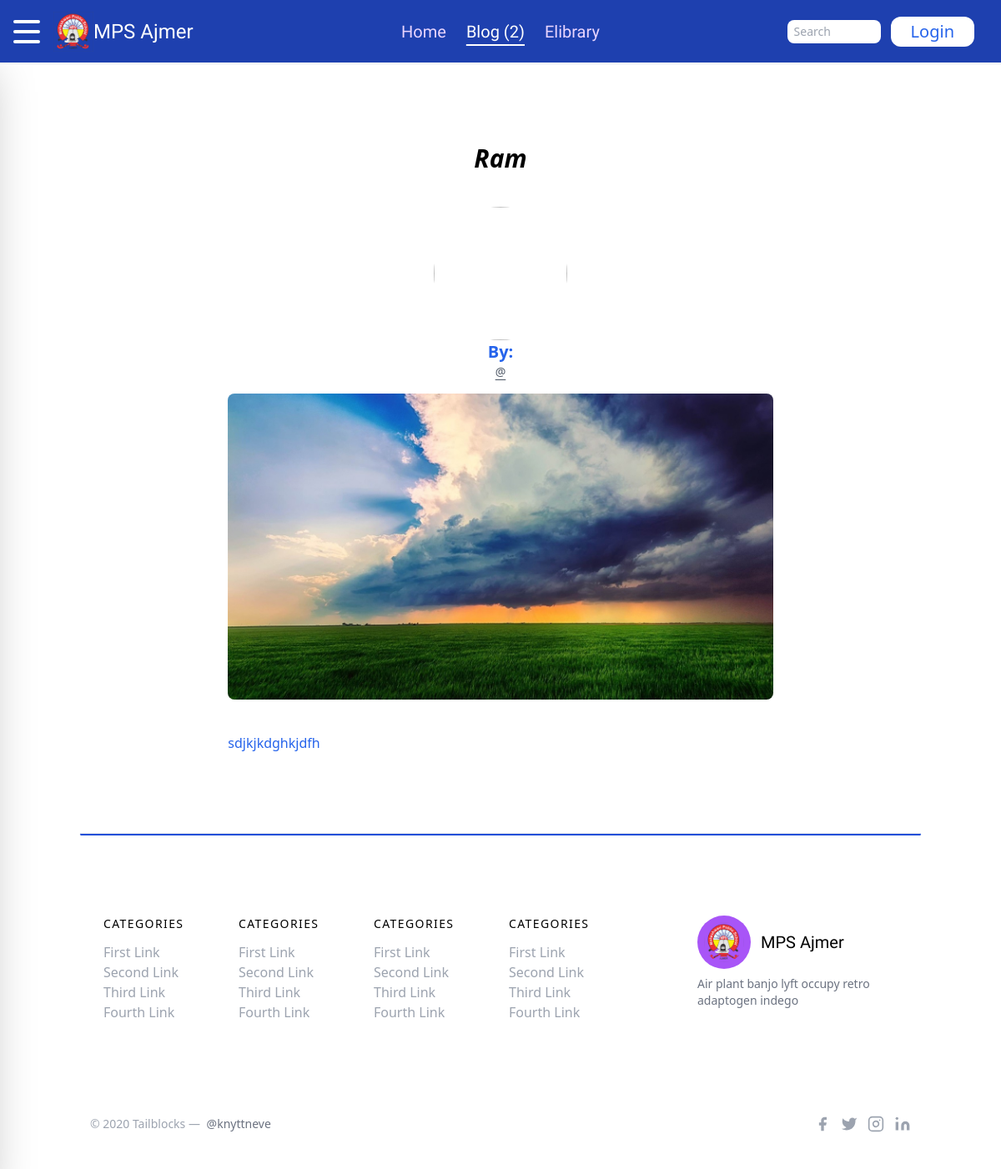
The page /blog/ram-gn6bffvutt/ on the database its author committed.
### blog/models.py (models this page shows, shortened)
class Post(models.Model):
    snoPost = models.AutoField(primary_key=True)
    author = models.ForeignKey(to=CustomUser, on_delete=models.CASCADE, default="", null=True, blank=True)
    title = models.CharField(max_length=200, default="")
    tagline = models.CharField(max_length=100, default="")
    content = models.TextField(default="")
    slug = models.SlugField(unique=True, blank=True, max_length = 10000)
    timeStamp = models.DateTimeField(blank=True, auto_now_add=True)
    image = models.FileField(upload_to="blog/images", default="")
    allowed = models.BooleanField(default=False)
    by_admin = models.BooleanField(default=False)
    allowd_at = models.DateTimeField(blank=True, null=True)
    blocked_at = models.DateTimeField(blank=True, null=True, auto_now_add=True)

### blog/views.py (the view)
# urls.py: path('<str:slug>/', views.post, name='postIndex'),
def post(request, slug):
    post = Post.objects.filter(slug = slug).get()
    blogLen = len(Post.objects.all())
    if blogLen > vars.max_no_of_posts:
        postLen = f"{vars.max_no_of_posts}+"
    else:
        postLen = blogLen
    context = {
        "post": post,
        "postLen": postLen,
    }
    return render(request, 'blog/post.html', context)

### templates/blog/post.html (shortened to what this page needs)
{% extends "base.html" %}
{% block blogActive %}link-active{% endblock blogActive %}
{% block body %}
<section class="text-blue-600 bg-white body-font">
    <div class="container px-5 py-24 mx-auto flex flex-col">
      <div class="lg:w-4/6 mx-auto">
        <div class="mx-auto w-fit text-black font-bold italic text-3xl text-justify">
          <p>{{post.title}}</p>
        </div>
        <div class="mt-10 w-fit mx-auto whitespace-nowrap">
          <div class="top flex flex-col justify-center items-center my-4">
            <img src="/media/{{post.author.profile}}" alt="" class="w-40 h-40 rounded-full">
            <p class = "text-xl font-semibold">By: {{post.author.first_name}} {{post.author.last_name}}</p>
            <a href="/profile/{{post.author.username}}" target = "_blank"><p class = "text-gray-600 text-sm cursor-pointer underline underline-offset-4">@{{post.author.username}}</p></a>
          </div>
        </div>
        <div class="rounded-lg h-full w-full overflow-hidden">
          <img alt="content" class="object-cover object-center h-full w-full" src="{{post.image}}">
        </div>
        <p class="leading-relaxed text-lg my-10 text-justify text-black">{{post.content|safe}}</p>
      </div>
    </div>
  </section>
{% endblock body %}

### static/css/main.css (style rules this page uses)
html { line-height: 1.5; -webkit-text-size-adjust: 100%; -moz-tab-size: 4; -o-tab-size: 4; tab-size: 4; font-family: ui-sans-serif, system-ui, -apple-system, BlinkMacSystemFont, "Segoe UI", Roboto, "Helvetica Neue", Arial, "Noto Sans", sans-serif, "Apple Color Emoji", "Segoe UI Emoji", "Segoe UI Symbol", "Noto Color Emoji"; font-feature-settings: normal; font-variation-settings: normal; }
body { margin: 0; line-height: inherit; }
a { color: inherit; text-decoration: inherit; }
blockquote, dl, dd, h1, h2, h3, h4, h5, h6, hr, figure, p, pre { margin: 0; }
img, svg, video, canvas, audio, iframe, embed, object { display: block; vertical-align: middle; }
img, video { max-width: 100%; height: auto; }
.container { width: 100%; }
@media (min-width: 640px) { .container { max-width: 640px; } }
@media (min-width: 768px) { .container { max-width: 768px; } }
@media (min-width: 1024px) { .container { max-width: 1024px; } }
.mx-auto { margin-left: auto; margin-right: auto; }
.my-10 { margin-top: 2.5rem; margin-bottom: 2.5rem; }
.my-4 { margin-top: 1rem; margin-bottom: 1rem; }
.mt-10 { margin-top: 2.5rem; }
.flex { display: flex; }
.h-40 { height: 10rem; }
.h-full { height: 100%; }
.w-40 { width: 10rem; }
.w-fit { width: -moz-fit-content; width: fit-content; }
.w-full { width: 100%; }
.cursor-pointer { cursor: pointer; }
.flex-col { flex-direction: column; }
.items-center { align-items: center; }
.justify-center { justify-content: center; }
.overflow-hidden { overflow: hidden; }
.whitespace-nowrap { white-space: nowrap; }
.rounded-full { border-radius: 9999px; }
.rounded-lg { border-radius: 0.5rem; }
.bg-white { --tw-bg-opacity: 1; background-color: rgb(255 255 255 / var(--tw-bg-opacity)); }
.object-cover { -o-object-fit: cover; object-fit: cover; }
.object-center { -o-object-position: center; object-position: center; }
.px-5 { padding-left: 1.25rem; padding-right: 1.25rem; }
.py-24 { padding-top: 6rem; padding-bottom: 6rem; }
.text-justify { text-align: justify; }
.text-3xl { font-size: 1.875rem; line-height: 2.25rem; }
.text-lg { font-size: 1.125rem; line-height: 1.75rem; }
.text-sm { font-size: 0.875rem; line-height: 1.25rem; }
.text-xl { font-size: 1.25rem; line-height: 1.75rem; }
.font-bold { font-weight: 700; }
.font-semibold { font-weight: 600; }
.italic { font-style: italic; }
.leading-relaxed { line-height: 1.625; }
.text-black { --tw-text-opacity: 1; color: rgb(0 0 0 / var(--tw-text-opacity)); }
.text-blue-600 { --tw-text-opacity: 1; color: rgb(37 99 235 / var(--tw-text-opacity)); }
.text-gray-600 { --tw-text-opacity: 1; color: rgb(75 85 99 / var(--tw-text-opacity)); }
.underline { text-decoration-line: underline; }
.underline-offset-4 { text-underline-offset: 4px; }
@media (min-width: 1024px) { .lg\:w-4\/6 { width: 66.666667%; } }

### rows shown on the page
Post: title "Ram", image (picture), content "sdjkjkdghkjdfh"

### other values the page prints
{{ postLen }} "2"
